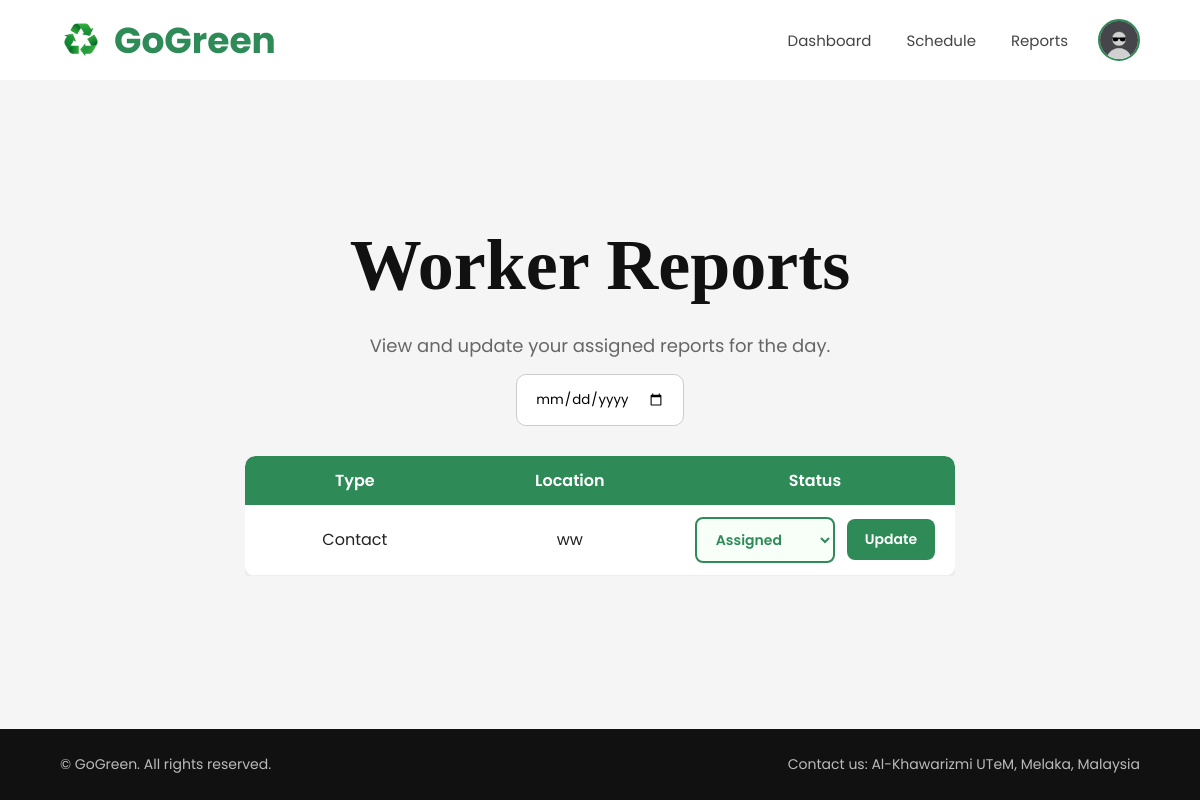
The app's page /Worker/status.php (signed in) with its own data.
### tables this page shows
CREATE TABLE `reports` (
  `id` int(11) NOT NULL,
  `user_id` int(11) DEFAULT NULL,
  `worker_id` int(11) DEFAULT NULL,
  `name` varchar(100) NOT NULL,
  `email` varchar(100) NOT NULL,
  `phone` varchar(20) DEFAULT NULL,
  `report_type` enum('Contact','Pickup') NOT NULL,
  `subject` varchar(255) NOT NULL,
  `message` text NOT NULL,
  `location` varchar(255) DEFAULT NULL,
  `status` enum('Pending','Assigned','In Progress','Completed','Rejected') DEFAULT 'Pending',
  `created_at` timestamp NOT NULL DEFAULT current_timestamp()
);

### Worker/status.php (the view, shortened to what this page needs)
<?php
include "../config/database.php";
$worker_id = $_SESSION['user_id'];
$sql = "
SELECT *
FROM reports
WHERE worker_id='$worker_id'
ORDER BY id DESC
";
$result = mysqli_query($conn,$sql);
?>
<!DOCTYPE html>
<html lang="en">
<head>
    <link rel="stylesheet" href="assets/css/Worker.css">
</head>
<body>
    <header>
    <div class="header-left">
        <div class="logo">
            <img src="image/recycle_imag.png" alt="GoGreen Logo">
            GoGreen
        </div>
    </div>
    <div class="header-right">
      <nav id="navMenu">
        <a href="dashboard.php">Dashboard</a>
        <a href="schedule.php">Schedule</a>
        <a href="status.php">Reports</a>
      </nav>
      <div class="user-avatar-container">
          <div class="user-avatar" onclick="toggleProfileMenu()">
              <img src="<?php echo !empty($user['profile_image'])
? '../uploads/profile/'.$user['profile_image']
: '../uploads/profile/default.jpg'; ?>"
alt="Profile">>
          </div>
      </div>
    </div>
    </header>
    <section class="dashboard">
      <div class="schedule-header">
        <div>
          <h1>Worker Reports</h1>
          <p>View and update your assigned reports for the day.</p>
        </div>
        <input type="date" class="date-picker" />
      </div>
      <div class="table-container">
      <div class="dashboard-table">
        <div class="table-header">
          <span>Type</span>
          <span>Location</span>
          <span>Status</span>
        </div>
<?php while($row = mysqli_fetch_assoc($result)) { ?>
<div class="table-row">
    <span>
        <?= $row['report_type']; ?>
    </span>
    <span>
        <?= $row['location']; ?>
    </span>
<div class="status-cell">
<form
action="../auth/update_report_status.php"
method="POST">
<select
name="status"
class="status-select"
<?= ($row['status'] == 'Completed') ? 'disabled' : ''; ?>>
<option value="Assigned"
<?= $row['status']=='Assigned'?'selected':'' ?>>
Assigned
</option>
</select>
<button
type="submit"
class="update-btn"
<?= ($row['status'] == 'Completed') ? 'disabled' : ''; ?>>
Update
</button>
</form>
</div>
</div>
<?php } ?>
</div>
</div>
    </section>
    <footer>
      <p class="left-footer">
        © GoGreen. All rights reserved.
      </p>
      <p class="right-footer">
        Contact us: Al-Khawarizmi UTeM, Melaka, Malaysia
      </p>
    </footer>
</body>
</html>

### Worker/assets/css/Worker.css (style rules this page uses)
* { margin:0; padding:0; box-sizing:border-box; }
body { font-family: 'Poppins', sans-serif; background-color:#f5f5f5; color:#222; min-height:100vh; display:flex; flex-direction:column; }
header { width:100%; height:80px; background:white; display:flex; justify-content:space-between; align-items:center; padding:0 60px; position:fixed; top:0; left:0; }
.header-right { display:flex; align-items:center; gap:30px; }
.header-left { display:flex; align-items:center; gap:15px; }
.user-avatar { width:42px; height:42px; border-radius:50%; overflow:hidden; cursor:pointer; border:2px solid #2e8b57; }
.user-avatar img { width:100%; height:100%; object-fit:cover; }
.user-avatar-container { position: relative; display: inline-block; }
.user-avatar { cursor: pointer; }
.logo { display:flex; align-items:center; gap:12px; font-size:36px; font-weight:700; color:#2e8b57; }
.logo img { width:42px; height:42px; object-fit:contain; }
nav { display:flex; align-items:center; gap:35px; }
nav a { text-decoration:none; color:#444; font-size:15px; transition:0.3s; }
.dashboard { max-width:1200px; margin:auto; padding-top:140px; padding-bottom:70px; }
.schedule-header { max-width:850px; margin:auto; padding:0 20px; }
.schedule-header h1 { font-size:72px; margin-bottom:25px; color:#111; font-family:Georgia, serif; text-align: center; }
.schedule-header p { color:#666; font-size:18px; text-align: center; }
.table-row form { margin-top: 0; }
.status-select { min-width:130px; width:130px; padding:8px 12px; }
.status-cell { display:flex; justify-content:center; align-items:center; }
.status-cell form { display:flex; align-items:center; gap:12px; }
.status-select { width:140px; padding:10px 15px; border:2px solid #2e8b57; border-radius:8px; background:#f8fff9; color:#2e8b57; font-size:14px; font-weight:600; font-family:'Poppins', sans-serif; cursor:pointer; outline:none; }
.update-btn { background:#2e8b57; color:white; border:none; padding:10px 18px; border-radius:8px; cursor:pointer; font-family:'Poppins', sans-serif; font-size:14px; font-weight:600; transition:0.3s; }
.date-picker { padding:14px 18px; border-radius:10px; border:1px solid #ccc; font-family:"Poppins", sans-serif; margin:15px auto 30px; display:block; }
.table-row { transition:.3s; }
.dashboard-table { width:100%; max-width:1200px; background:white; border-radius:10px; overflow:hidden; box-shadow:0 10px 30px rgba(0,0,0,.08); }
.table-header, .table-row { display:grid; grid-template-columns: 180px 250px 1fr; align-items:center; text-align:center; padding:12px 20px; }
.table-header { border-radius:10px 10px 0 0; background:#2e8b57; color:white; font-weight:600; }
.table-row { border-bottom:1px solid #eee; }
footer { background:#111; color:#bbb; display:flex; justify-content:space-between; align-items:center; padding:25px 60px; font-size:14px; flex-wrap:wrap; gap:10px; }
.left-footer { text-align:left; }
.right-footer { text-align:right; }
.table-container { width:100%; overflow-x:auto; }

### records on screen
reports: report_type "Contact", location "ww", status "Assigned"
